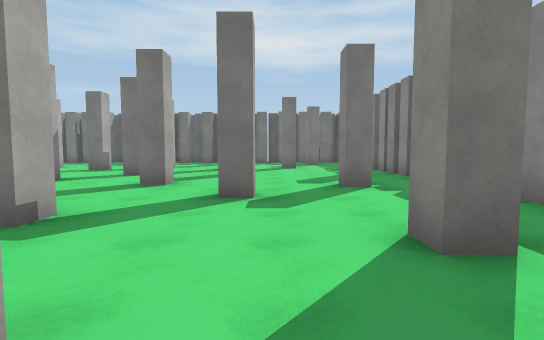
View 1 (above)

21 first-person views from a walk through a Unity game level. The camera is 1.4 m above the floor, tilts 4° down and sees 85° across. The floor is counted in squares, 2 m on a side. Each view is taken from the middle of a square. On the plan, view 1 faces up. The plan holds only what a view shows up to about 10 squares ahead; the rest is blank. The place goes on beyond the plan. The player character is not drawn. Some surface patterns are stand-ins.

View 2
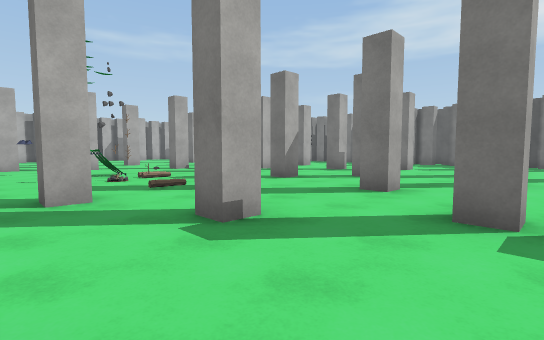

View 3
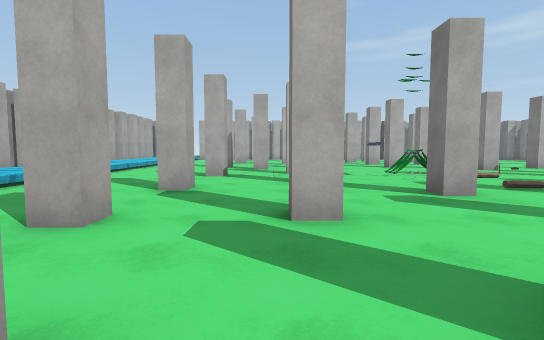

View 4
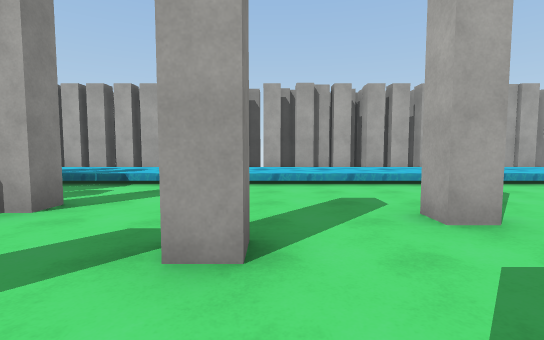

View 5
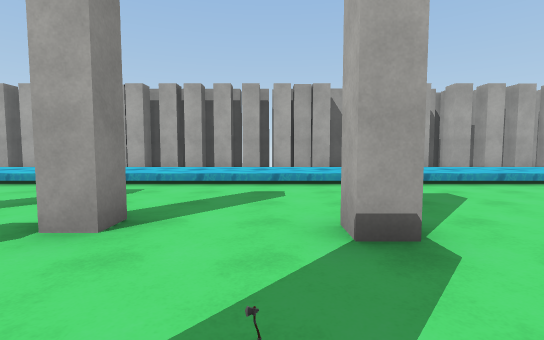

View 6
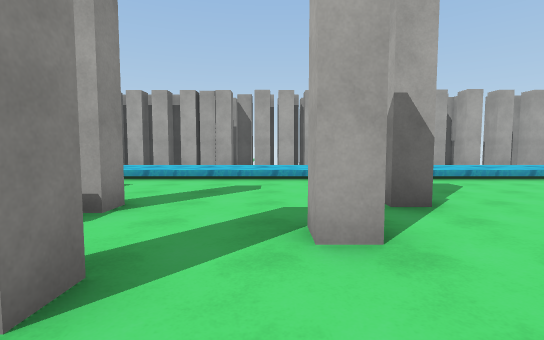

View 7
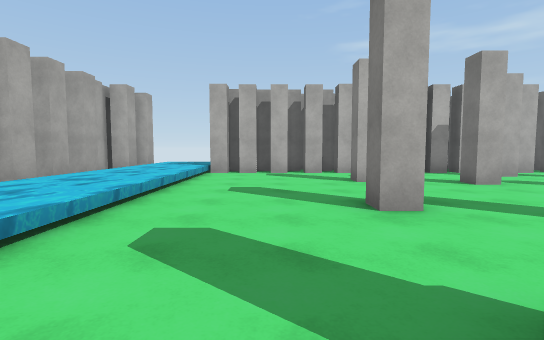

View 8
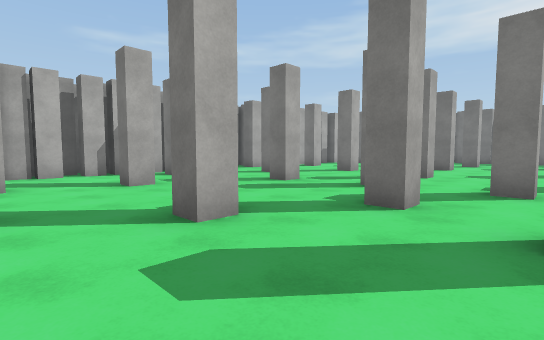

View 9
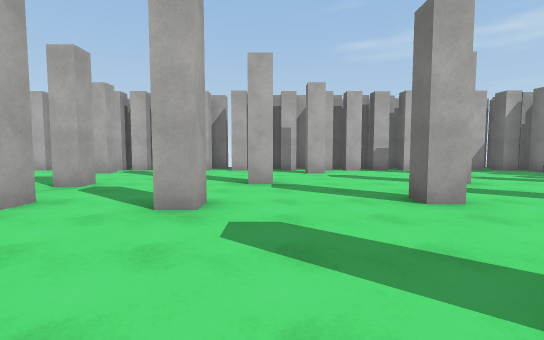

View 10
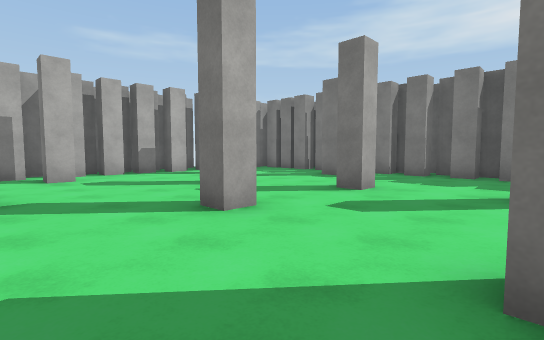

View 11
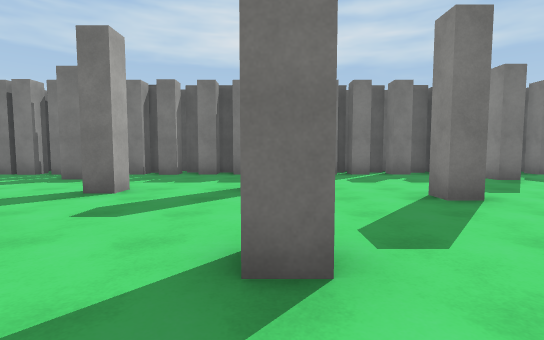

View 12
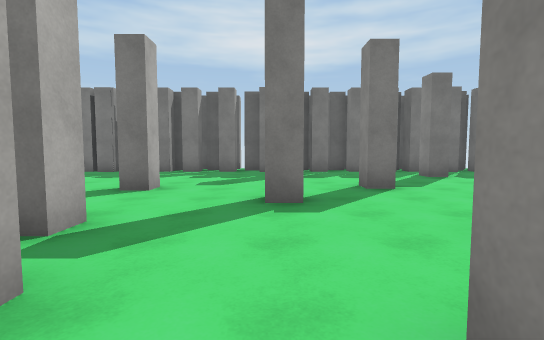

View 13
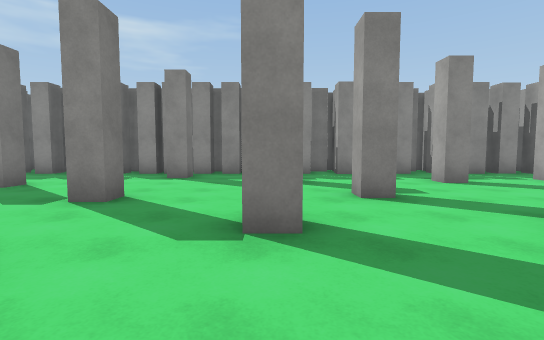

View 14
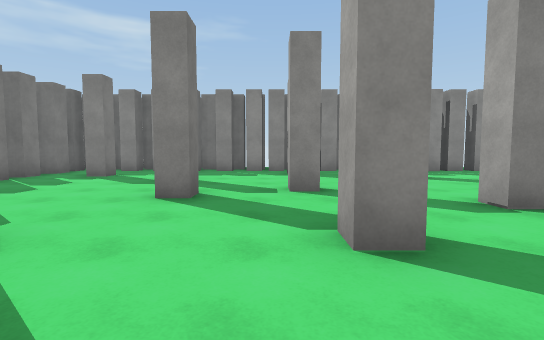

View 15
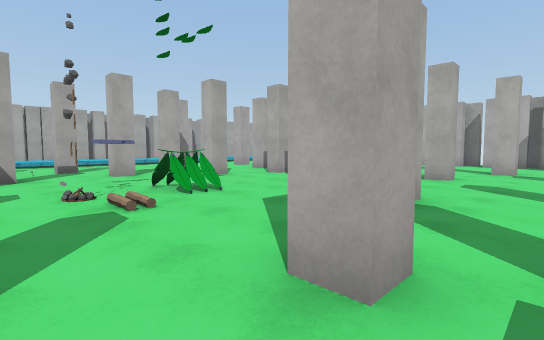

View 16
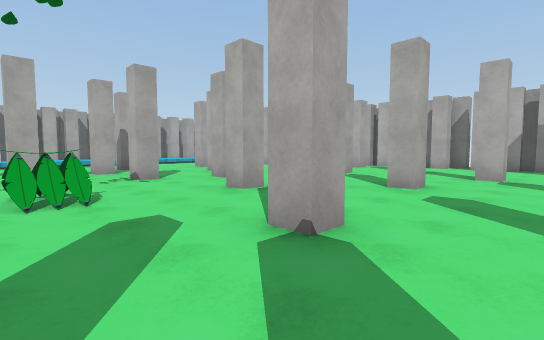

View 17
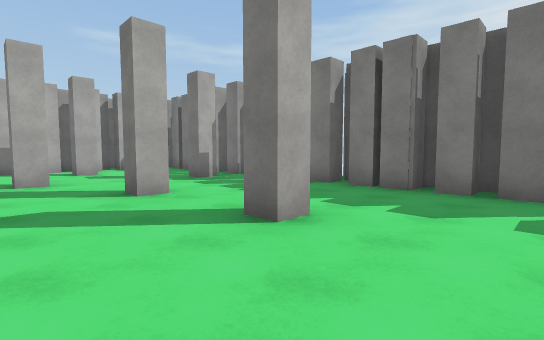

View 18
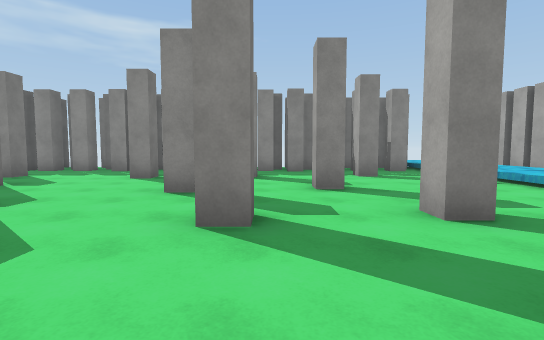

View 19
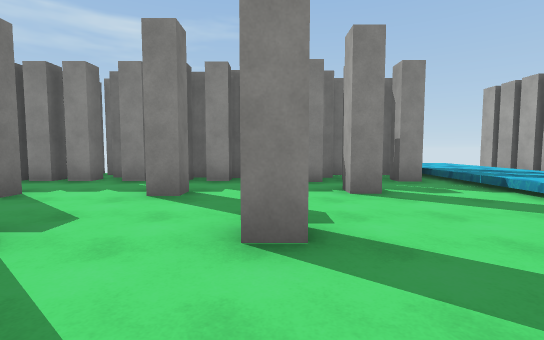

View 20
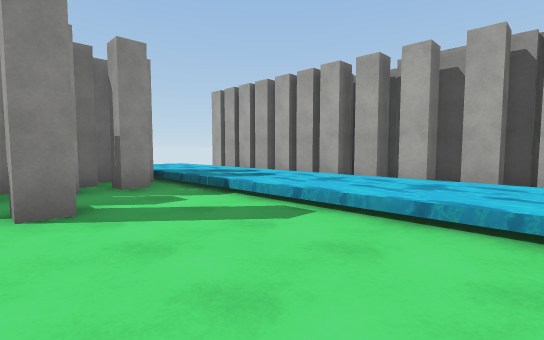

View 21
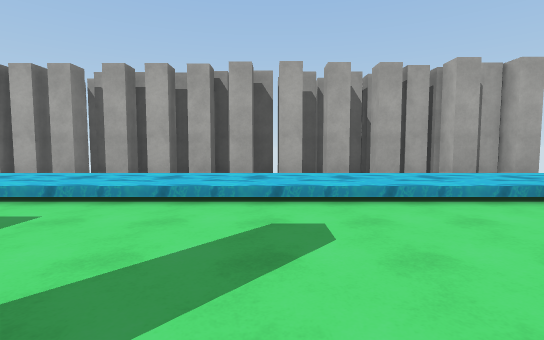

### Floor plan
Key: @ floor where view 1 was taken; # wall or solid block; . floor; ~ water the walk can cross; ≈ water the walk keeps out of; O other object.
Columns run from 22 left of view 1 to 7 right of it. Each row starts with its distance up from view 1.
 16   #########################
 15   #.......................#
 14   #...#.........#...#...#.##
 13   #.......................#
 12  ##.#...#..#..............#
 11  #....#.......#...#....#..#
 10  ##.............#...#......
  9  ##.....#..#..#...........#
  8  #.#..............#..#..#.#
  7  ##...#........#.#........#
  6  ##.....#...#.......#...#.#
  5  ##.#.....................#
  4  #......#.#....... ...#...#
  3  ##...#......O.O...#......#
  2  ###.....#....O..#.....#..#
  1  ##........#.........#....#
  0  ##..#..#....#..#.....@.#.#
 -1  ##........#.......#......#
 -2  ##.#.........#......#....#
 -3  ##....#..#......#.#....#.#
 -4  ##.......................##
 -5  ##.......................##
 -6   ~~~~~~~~~~~~~~~~~~~~~~~~~~
 -7  ~~~~~~~~~~~~~~~~~~~~~~~~~~~≈≈
 -8 ≈~~~~~~~~~~~~~~~~~~~~~~~~~~~≈≈
 -9  ###.####.###.##.#############
-10    #######################

Where each view was taken, in squares from view 1:
view 1: 0 up, 0 right, facing up
view 2: 1 up, 0 right, facing up-left
view 3: 1 down, 0 right, facing left
view 4: 0 up, 1 left, facing down
view 5: 0 up, 7 left, facing down
view 6: 1 up, 10 left, facing down
view 7: 4 down, 11 left, facing left
view 8: 2 down, 11 left, facing up-left
view 9: 7 up, 10 left, facing left
view 10: 7 up, 11 left, facing up-left
view 11: 7 up, 11 left, facing up
view 12: 6 up, 6 left, facing up
view 13: 6 up, 5 left, facing right
view 14: 9 up, 6 left, facing right
view 15: 8 up, 6 left, facing down-left
view 16: 8 up, 8 left, facing down-left
view 17: 10 up, 9 left, facing up-left
view 18: 1 down, 6 left, facing right
view 19: 2 down, 3 left, facing right
view 20: 3 down, 2 left, facing down-right
view 21: 2 down, 16 left, facing down
